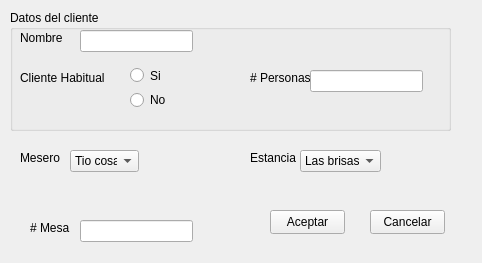
<?xml version="1.0" encoding="UTF-8"?>
<ui version="4.0">
 <class>Form</class>
 <widget class="QWidget" name="Form">
  <property name="geometry">
   <rect>
    <x>0</x>
    <y>0</y>
    <width>482</width>
    <height>263</height>
   </rect>
  </property>
  <property name="windowTitle">
   <string>Registro Cliente</string>
  </property>
  <widget class="QGroupBox" name="groupBox">
   <property name="geometry">
    <rect>
     <x>10</x>
     <y>10</y>
     <width>441</width>
     <height>121</height>
    </rect>
   </property>
   <property name="title">
    <string>Datos del cliente</string>
   </property>
   <widget class="QLabel" name="label">
    <property name="geometry">
     <rect>
      <x>10</x>
      <y>20</y>
      <width>49</width>
      <height>16</height>
     </rect>
    </property>
    <property name="text">
     <string>Nombre</string>
    </property>
   </widget>
   <widget class="QLineEdit" name="lineEdit">
    <property name="geometry">
     <rect>
      <x>70</x>
      <y>20</y>
      <width>113</width>
      <height>22</height>
     </rect>
    </property>
   </widget>
   <widget class="QLabel" name="label_2">
    <property name="geometry">
     <rect>
      <x>10</x>
      <y>60</y>
      <width>91</width>
      <height>16</height>
     </rect>
    </property>
    <property name="text">
     <string>Cliente Habitual</string>
    </property>
   </widget>
   <widget class="QLabel" name="label_3">
    <property name="geometry">
     <rect>
      <x>240</x>
      <y>60</y>
      <width>61</width>
      <height>16</height>
     </rect>
    </property>
    <property name="text">
     <string># Personas</string>
    </property>
   </widget>
   <widget class="QLineEdit" name="lineEdit_2">
    <property name="geometry">
     <rect>
      <x>300</x>
      <y>60</y>
      <width>113</width>
      <height>22</height>
     </rect>
    </property>
   </widget>
   <widget class="QRadioButton" name="radioButton">
    <property name="geometry">
     <rect>
      <x>120</x>
      <y>50</y>
      <width>89</width>
      <height>31</height>
     </rect>
    </property>
    <property name="text">
     <string>Si</string>
    </property>
   </widget>
   <widget class="QRadioButton" name="radioButton_2">
    <property name="geometry">
     <rect>
      <x>120</x>
      <y>80</y>
      <width>89</width>
      <height>20</height>
     </rect>
    </property>
    <property name="text">
     <string>No</string>
    </property>
   </widget>
  </widget>
  <widget class="QLabel" name="label_4">
   <property name="geometry">
    <rect>
     <x>20</x>
     <y>150</y>
     <width>49</width>
     <height>16</height>
    </rect>
   </property>
   <property name="text">
    <string>Mesero</string>
   </property>
  </widget>
  <widget class="QComboBox" name="cmbMesero">
   <property name="geometry">
    <rect>
     <x>70</x>
     <y>150</y>
     <width>69</width>
     <height>22</height>
    </rect>
   </property>
   <item>
    <property name="text">
     <string>Tio cosa</string>
    </property>
   </item>
   <item>
    <property name="text">
     <string>Merlina</string>
    </property>
   </item>
   <item>
    <property name="text">
     <string>Morticia</string>
    </property>
   </item>
  </widget>
  <widget class="QComboBox" name="cmbEstancia">
   <property name="geometry">
    <rect>
     <x>300</x>
     <y>150</y>
     <width>81</width>
     <height>22</height>
    </rect>
   </property>
   <item>
    <property name="text">
     <string>Las brisas</string>
    </property>
   </item>
   <item>
    <property name="text">
     <string>Caribe</string>
    </property>
   </item>
   <item>
    <property name="text">
     <string>El Tesero</string>
    </property>
   </item>
  </widget>
  <widget class="QLabel" name="label_5">
   <property name="geometry">
    <rect>
     <x>250</x>
     <y>150</y>
     <width>49</width>
     <height>16</height>
    </rect>
   </property>
   <property name="text">
    <string>Estancia</string>
   </property>
  </widget>
  <widget class="QLabel" name="label_6">
   <property name="geometry">
    <rect>
     <x>30</x>
     <y>220</y>
     <width>49</width>
     <height>16</height>
    </rect>
   </property>
   <property name="text">
    <string># Mesa</string>
   </property>
  </widget>
  <widget class="QLineEdit" name="txtNumMesa">
   <property name="geometry">
    <rect>
     <x>80</x>
     <y>220</y>
     <width>113</width>
     <height>22</height>
    </rect>
   </property>
  </widget>
  <widget class="QPushButton" name="btnAcep">
   <property name="geometry">
    <rect>
     <x>270</x>
     <y>210</y>
     <width>75</width>
     <height>24</height>
    </rect>
   </property>
   <property name="text">
    <string>Aceptar</string>
   </property>
  </widget>
  <widget class="QPushButton" name="btnCan">
   <property name="geometry">
    <rect>
     <x>370</x>
     <y>210</y>
     <width>75</width>
     <height>24</height>
    </rect>
   </property>
   <property name="text">
    <string>Cancelar</string>
   </property>
  </widget>
 </widget>
 <resources/>
 <connections/>
</ui>
